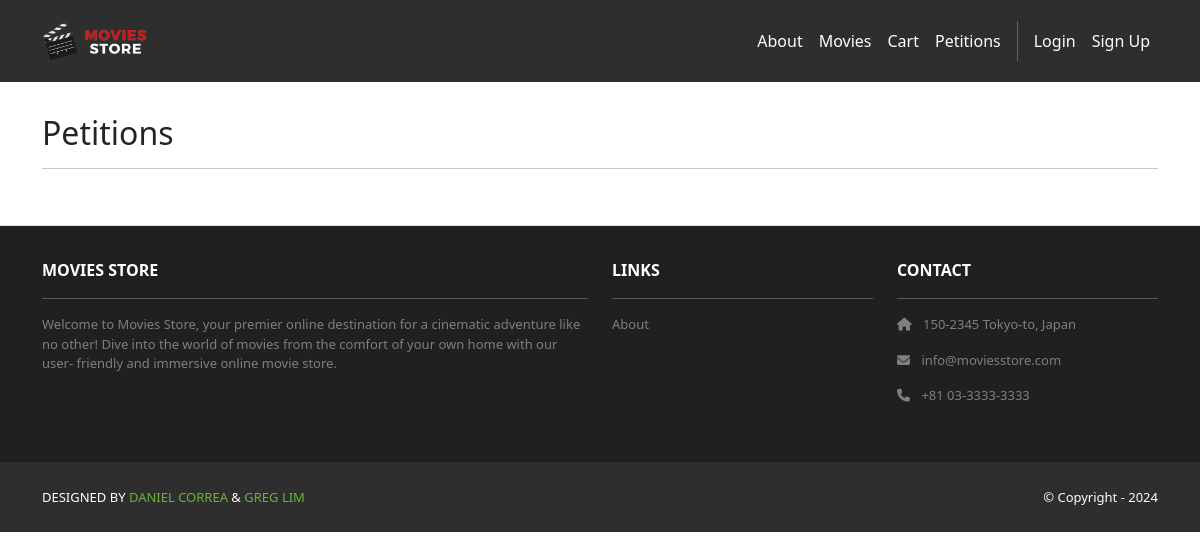
Page /petition/ on the earlier database version.
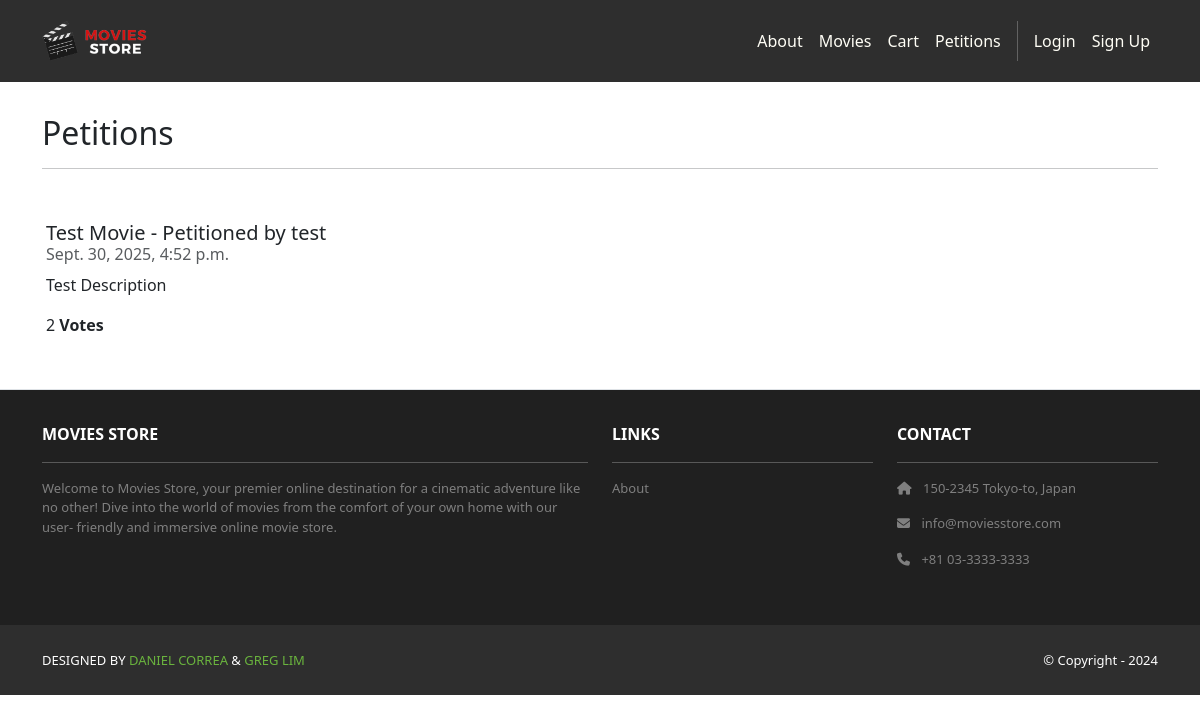
Same page on the later database version.
### petition/models.py (models this page shows, shortened)
class Petition(models.Model):
    id = models.AutoField(primary_key=True)
    movie = models.CharField(max_length=255)
    comment = models.CharField(max_length=255)
    date = models.DateTimeField(auto_now_add=True)
    user = models.ForeignKey(User, on_delete=models.CASCADE)
    votes = models.PositiveIntegerField(default=0)
    voters = models.ManyToManyField(User, related_name="voters")

### petition/views.py (the view)
# urls.py: path('', views.index, name='cart.index'),
def index(request):
    petitions = Petition.objects.all()
    template_data = {}
    template_data['petitions'] = petitions
    return render(request, 'petition/index.html',
                  {'template_data': template_data})

### petition/templates/petition/index.html (shortened to what this page needs)
{% extends 'base.html' %}
{% block content %}
{% load static %}
{% load cart_filters %}
<div class="p-3">
    <div class="container">
        <div class="row mt-3">
        <div class="col mx-auto mb-3">
            <h2>Petitions</h2>
            <hr />
        </div>
        </div>
        <div class="row m-1">
            {% for petition in template_data.petitions %}
                <li class="list-group-item pb-3 pt-3">
                    <h5 class="card-title">{{ petition.movie }} - Petitioned by {{ petition.user.username }}</h5>
                    <h6 class="card-subtitle mb-2 text-muted">{{ petition.date }}</h6>
                    <p class="card-text">{{ petition.comment }}</p>
                    <p>{{ petition.votes }}<b> Votes</b> </p>
                </li>
            {% endfor %}
        </div>
    </div>
</div>
{% endblock content %}

Differences in the rows shown:
added Petition: movie "Test Movie", user.username "test", date "Sept. 30, 2025, 4:52 p.m.", comment "Test Description", votes "2"
